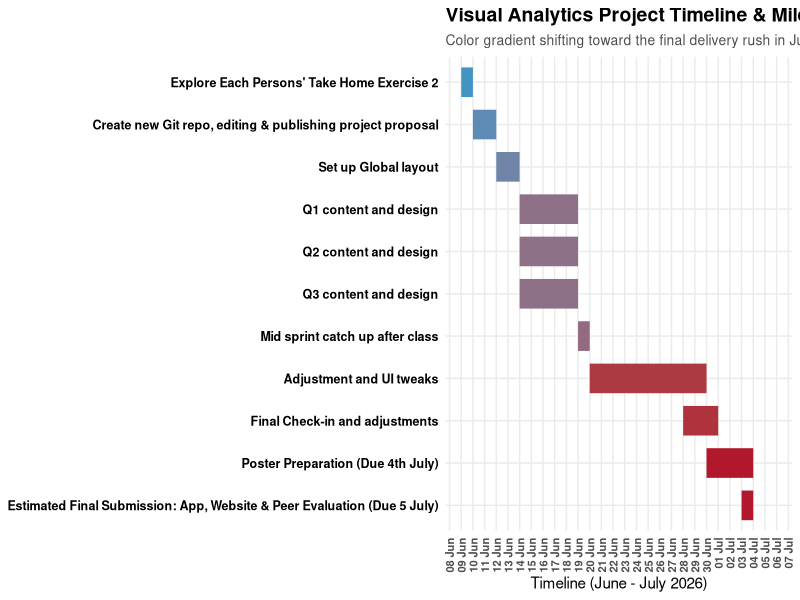

Recreate this plot in R.
## ---- chunk 1
#| fig-width: 16
#| fig-height: 7
#| out-width: "100%"
#| echo: false

library(tidyverse)
library(lubridate)

# 1. Defined exactly 11 project tasks and matched dates
project_tasks <- tibble(
  task = c(
    "Explore Each Persons' Take Home Exercise 2",
    "Create new Git repo, editing & publishing project proposal",
    "Set up Global layout",
    "Q1 content and design",
    "Q2 content and design",
    "Q3 content and design",
    "Mid sprint catch up after class",
    "Adjustment and UI tweaks",
    "Final Check-in and adjustments",
    "Poster Preparation (Due 4th July)",
    "Estimated Final Submission: App, Website & Peer Evaluation (Due 5 July)"
  ),
  start_date = ymd(c("2026-06-09", "2026-06-10", "2026-06-12", 
    "2026-06-14", "2026-06-14", "2026-06-14", "2026-06-19", 
    "2026-06-20", "2026-06-28", "2026-06-30", "2026-07-03"
  )),
  end_date   = ymd(c("2026-06-10", "2026-06-12", "2026-06-14", 
    "2026-06-19", "2026-06-19", "2026-06-19", "2026-06-20", 
    "2026-06-30", "2026-07-01", "2026-07-04", "2026-07-04"
  ))
)

# 2. Set dynamic factor levels
project_tasks <- project_tasks %>%
  mutate(task = factor(task, levels = rev(task)))

# 3. Plot the Gantt Chart with Chronological Gradient Mapping
ggplot(project_tasks, aes(ymin = start_date, ymax = end_date, x = task, color = as.numeric(end_date))) +
  geom_linerange(linewidth = 10) + 
  coord_flip() + 
  scale_y_date(
    date_breaks = "1 day",    
    date_labels = "%d %b",    
    limits = c(ymd("2026-06-09"), ymd("2026-07-06")) # FIXED: Shifted back to June 9 to capture the 1st row
  ) +
  scale_color_gradient(low = "#4393c3", high = "#b2182b") + 
  labs(
    title = "Visual Analytics Project Timeline & Milestones",
    subtitle = "Color gradient shifting toward the final delivery rush in July",
    x = NULL,
    y = "Timeline (June - July 2026)"
  ) +
  theme_minimal(base_size = 11) +
  theme(
    plot.title = element_text(face = "bold", size = 14),
    plot.subtitle = element_text(color = "gray30", size = 10),
    panel.grid.minor = element_blank(),
    legend.position = "none", 
    axis.text.y = element_text(face = "bold", color = "black", size = 9),
    axis.text.x = element_text(angle = 90, vjust = 0.5, hjust = 1, size = 8, face = "bold")
  )
